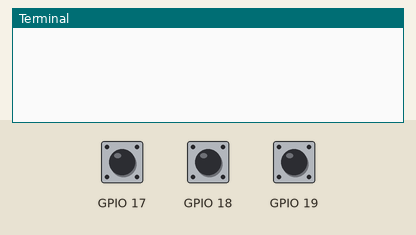
This program was run on a simulated Raspberry Pi (BCM pin numbers). Shown: the last lines printed to the terminal. The inputs (shaded band) are chosen by the test bench; at power-on: GPIO 17 HIGH, GPIO 18 HIGH, GPIO 19 HIGH. The clock reads 2024-03-15 10:24:30 at power-on unless the program sets it; the camera gives no picture and a still takes 0.5 s.

Above: at 1.2 s.
1.3 s: GPIO 17 pulled LOW for 0.15 s
At 2.5 s:
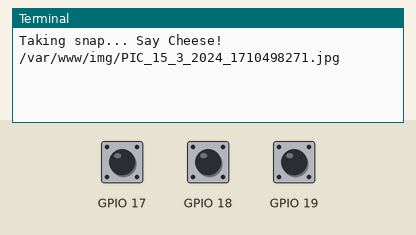
2.9 s: GPIO 17 pulled LOW for 1 s
At 3.7 s:
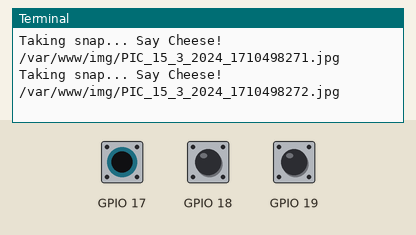

The program:

PiCam.py
```python
#Run this script as part of the rc.local
import time
import RPi.GPIO as GPIO
import picamera
import datetime

GPIO.setmode(GPIO.BCM)

#Camera click control
GPIO.setup(17, GPIO.IN, GPIO.PUD_UP)

#Camera click timer for selfies
GPIO.setup(18, GPIO.IN, GPIO.PUD_UP)

#Camera mode control - default(still/image), video recording
GPIO.setup(19, GPIO.IN, GPIO.PUD_UP)

while 1:
        delay = 0
        with picamera.PiCamera() as camera:
                camera.start_preview()
                if (GPIO.input(19) == 0):
                        GPIO.wait_for_edge(17, GPIO.FALLING)
                        camera.start_recording('/home/pi/test_video.h264')
                        time.sleep(1)
                        GPIO.wait_for_edge(17, GPIO.FALLING)
                        camera.stop_recording()
                else:
                        GPIO.wait_for_edge(17, GPIO.FALLING)
                        print "Taking snap... Say Cheese!"
                        today = datetime.date.today()
                        string = "PIC_" + str(today.day)+"_" + str(today.month)+"_" + str(today.year)+"_" + str(int(time.time())) + ".jpg"
                        path = "/var/www/img/"
                        filename = path + string
                        print filename
                        if(GPIO.input(18) == 0):
                                delay = 5
                        time.sleep(delay)
                        delay =0
                        camera.capture(filename)
                camera.stop_preview()
```

Measured:
- after the input at 1.3 s, the terminal: prints a new line at once (image 1)
- after the input at 2.9 s, the terminal: prints a new line at once (image 2)
